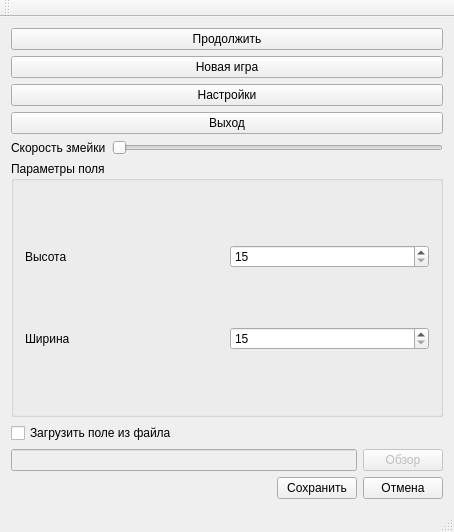
<?xml version="1.0" encoding="UTF-8"?>
<ui version="4.0">
 <class>menu</class>
 <widget class="QMainWindow" name="menu">
  <property name="geometry">
   <rect>
    <x>0</x>
    <y>0</y>
    <width>454</width>
    <height>532</height>
   </rect>
  </property>
  <property name="windowTitle">
   <string>menu</string>
  </property>
  <widget class="QWidget" name="centralWidget">
   <layout class="QVBoxLayout" name="verticalLayout_4">
    <item>
     <layout class="QVBoxLayout" name="verticalLayout">
      <item>
       <widget class="QPushButton" name="proceed">
        <property name="enabled">
         <bool>true</bool>
        </property>
        <property name="text">
         <string>Продолжить</string>
        </property>
       </widget>
      </item>
      <item>
       <widget class="QPushButton" name="newGame">
        <property name="text">
         <string>Новая игра</string>
        </property>
       </widget>
      </item>
      <item>
       <widget class="QPushButton" name="options">
        <property name="text">
         <string>Настройки</string>
        </property>
       </widget>
      </item>
      <item>
       <widget class="QPushButton" name="exit">
        <property name="text">
         <string>Выход</string>
        </property>
       </widget>
      </item>
     </layout>
    </item>
    <item>
     <layout class="QVBoxLayout" name="optionsBox">
      <item>
       <layout class="QHBoxLayout" name="horizontalLayout">
        <item>
         <widget class="QLabel" name="label">
          <property name="text">
           <string>Скорость змейки</string>
          </property>
         </widget>
        </item>
        <item>
         <widget class="QSlider" name="speed">
          <property name="minimum">
           <number>3</number>
          </property>
          <property name="maximum">
           <number>10</number>
          </property>
          <property name="orientation">
           <enum>Qt::Horizontal</enum>
          </property>
         </widget>
        </item>
       </layout>
      </item>
      <item>
       <widget class="QGroupBox" name="fieldOptions">
        <property name="title">
         <string>Параметры поля</string>
        </property>
        <layout class="QVBoxLayout" name="verticalLayout_2">
         <item>
          <layout class="QHBoxLayout" name="horizontalLayout_3">
           <item>
            <widget class="QLabel" name="label_3">
             <property name="text">
              <string>Высота</string>
             </property>
            </widget>
           </item>
           <item>
            <widget class="QSpinBox" name="height">
             <property name="minimum">
              <number>15</number>
             </property>
             <property name="maximum">
              <number>150</number>
             </property>
            </widget>
           </item>
          </layout>
         </item>
         <item>
          <layout class="QHBoxLayout" name="horizontalLayout_2">
           <item>
            <widget class="QLabel" name="label_2">
             <property name="text">
              <string>Ширина</string>
             </property>
            </widget>
           </item>
           <item>
            <widget class="QSpinBox" name="width">
             <property name="minimum">
              <number>15</number>
             </property>
             <property name="maximum">
              <number>150</number>
             </property>
            </widget>
           </item>
          </layout>
         </item>
        </layout>
       </widget>
      </item>
      <item>
       <widget class="QCheckBox" name="loard">
        <property name="text">
         <string>Загрузить поле из файла</string>
        </property>
       </widget>
      </item>
      <item>
       <layout class="QHBoxLayout" name="horizontalLayout_5">
        <item>
         <widget class="QLineEdit" name="path">
          <property name="enabled">
           <bool>false</bool>
          </property>
         </widget>
        </item>
        <item>
         <widget class="QPushButton" name="couse">
          <property name="enabled">
           <bool>false</bool>
          </property>
          <property name="text">
           <string>Обзор</string>
          </property>
         </widget>
        </item>
       </layout>
      </item>
      <item>
       <layout class="QHBoxLayout" name="horizontalLayout_4">
        <item>
         <spacer name="horizontalSpacer">
          <property name="orientation">
           <enum>Qt::Horizontal</enum>
          </property>
          <property name="sizeHint" stdset="0">
           <size>
            <width>40</width>
            <height>20</height>
           </size>
          </property>
         </spacer>
        </item>
        <item>
         <widget class="QPushButton" name="save">
          <property name="text">
           <string>Сохранить</string>
          </property>
         </widget>
        </item>
        <item>
         <widget class="QPushButton" name="cancell">
          <property name="text">
           <string>Отмена</string>
          </property>
         </widget>
        </item>
       </layout>
      </item>
     </layout>
    </item>
   </layout>
  </widget>
  <widget class="QToolBar" name="mainToolBar">
   <attribute name="toolBarArea">
    <enum>TopToolBarArea</enum>
   </attribute>
   <attribute name="toolBarBreak">
    <bool>false</bool>
   </attribute>
  </widget>
  <widget class="QStatusBar" name="statusBar"/>
 </widget>
 <layoutdefault spacing="6" margin="11"/>
 <resources/>
 <connections/>
</ui>
